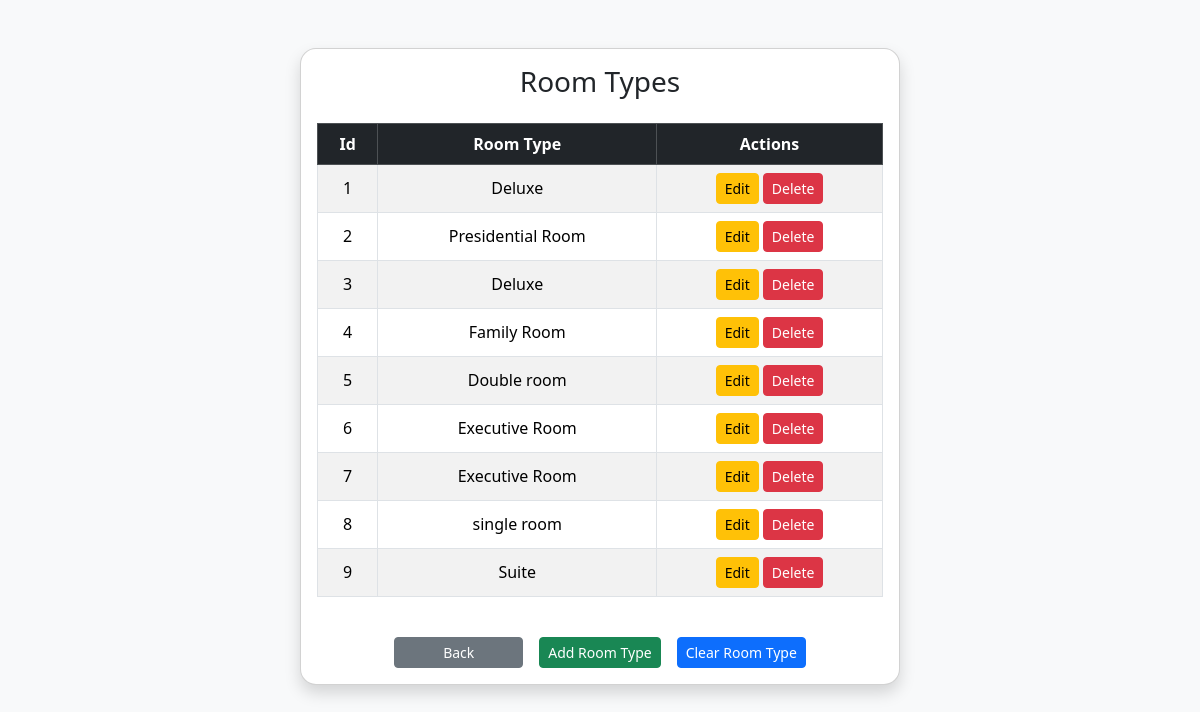
The app's page /room_types.php with its own data.
### tables this page shows
CREATE TABLE `room_types` (
  `id` int(11) NOT NULL,
  `room_type` varchar(255) NOT NULL
);

### room_types.php (the view, shortened to what this page needs)
<?php
$conn = connectDB();
$query = "SELECT * FROM room_types";
$result = mysqli_query($conn, $query);
$room_types = mysqli_fetch_all($result, MYSQLI_ASSOC);
?>
<!DOCTYPE html>
<html lang="en">
<head>
    <link href="https://cdn.jsdelivr.net/npm/bootstrap@5.3.6/dist/css/bootstrap.min.css" rel="stylesheet" />
</head>
<body class="bg-light">
    <div class="container py-5">
        <div class="card shadow rounded-4 mx-auto" style="max-width: 600px;">
            <div class="card-body">
                <h3 class="mb-4 text-center">Room Types</h3>
                <div class="table-responsive">
                    <table class="table table-bordered table-striped text-center align-middle">
                        <thead class="table-dark">
                            <tr>
                                <th>Id</th>
                                <th>Room Type</th>
                                <th>Actions</th>
                            </tr>
                        </thead>
                        <tbody>
                            <?php if (!empty($room_types)) : ?>
                                <?php foreach ($room_types as $index => $type): ?>
                                    <tr>
                                        <td><?= $index + 1 ?></td>
                                        <td><?= htmlspecialchars($type['room_type']) ?></td>
                                        <td>
                                            <a href="edit_room_type.php?id=<?= $type['id'] ?>" class="btn btn-sm btn-warning">Edit</a>
                                            <a href="delete_room_type.php?id=<?= $type['id'] ?>" class="btn btn-sm btn-danger" onclick="return confirm('Are you sure you want to delete this room type?')">Delete</a>
                                        </td>
                                    </tr>
                                <?php endforeach; ?>
                            <?php else : ?>
                                <tr>
                                    <td colspan="4">No room types found.</td>
                                </tr>
                            <?php endif; ?>
                        </tbody>
                    </table>
                </div>
                <div class="d-flex justify-content-center gap-3 mt-4">
                    <a class="btn btn-sm btn-secondary px-5" href="/index_records.php">Back</a>
                    <a href="add_room_type.php" class="btn btn-sm btn-success">Add Room Type</a>
                    <form method="POST">
                        <button type="button" class="btn btn-sm btn-primary" data-bs-toggle="modal" data-bs-target="#exampleModal">
                            Clear Room Type
                        </button>
                    </form>
                </div>
            </div>
        </div>
    </div>
</body>
</html>

### records on screen
room_types: room_type "Deluxe"
room_types: room_type "Presidential Room"
room_types: room_type "Deluxe"
room_types: room_type "Family Room"
room_types: room_type "Double room"
room_types: room_type "Executive Room"
room_types: room_type "Executive Room"
room_types: room_type "single room"
room_types: room_type "Suite"
